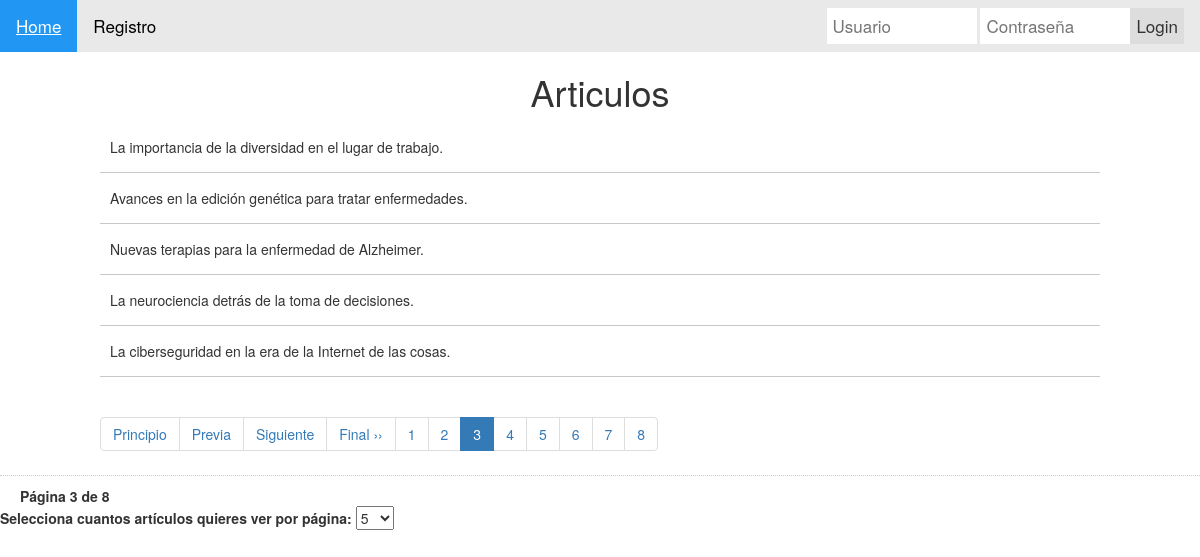
The app's page /Controladors/index.php?pagina=3 with its own data.
### tables this page shows
CREATE TABLE IF NOT EXISTS `articles` (
  `id` int(11) NOT NULL AUTO_INCREMENT,
  `article` text NOT NULL,
  `id_usuaris` int(10) UNSIGNED NOT NULL,
  PRIMARY KEY (`id`),
  KEY `fk_articles_usuaris` (`id_usuaris`)
);

### Controladors/index.php (the view, shortened to what this page needs)
<?php
  function mostrarArticulosBBDD($conn, $articulosPorPagina, $offset){
    $stmt = $conn->prepare("SELECT * FROM articles LIMIT :offset, :articulosPorPagina");
    $stmt->bindParam(':offset', $offset, PDO::PARAM_INT);
    $stmt->bindParam(':articulosPorPagina', $articulosPorPagina, PDO::PARAM_INT);
    $stmt->execute();
    echo '<ul>';
    while ($resultat = $stmt->fetch(PDO::FETCH_ASSOC)) {
        echo '<li>' . htmlspecialchars($resultat['article']) . '</li>';
    }
    echo '</ul>';
}
include "../Vistes/index.vista.php"
?>

### Estils/estils_pt03.css (style rules this page uses)
* { margin: 0; padding: 0; -webkit-box-sizing: border-box; -moz-box-sizing: border-box; box-sizing: border-box; }
body { background: #e9e9e9; color: #2e2e2e; font-family: 'Open Sans Condensed', sans-serif; }
.contenidor .articles ul { list-style: none; }
.contenidor .articles ul li { padding:15px 10px; border-bottom: 1px solid #c8c8c8; }
* { box-sizing: border-box; }

### records on screen
articles: article "La importancia de la diversidad en el lugar de trabajo."
articles: article "Avances en la edición genética para tratar enfermedades."
articles: article "Nuevas terapias para la enfermedad de Alzheimer."
articles: article "La neurociencia detrás de la toma de decisiones."
articles: article "La ciberseguridad en la era de la Internet de las cosas."

### other values on screen
$paginaActual "3"
$numPagines "8"
